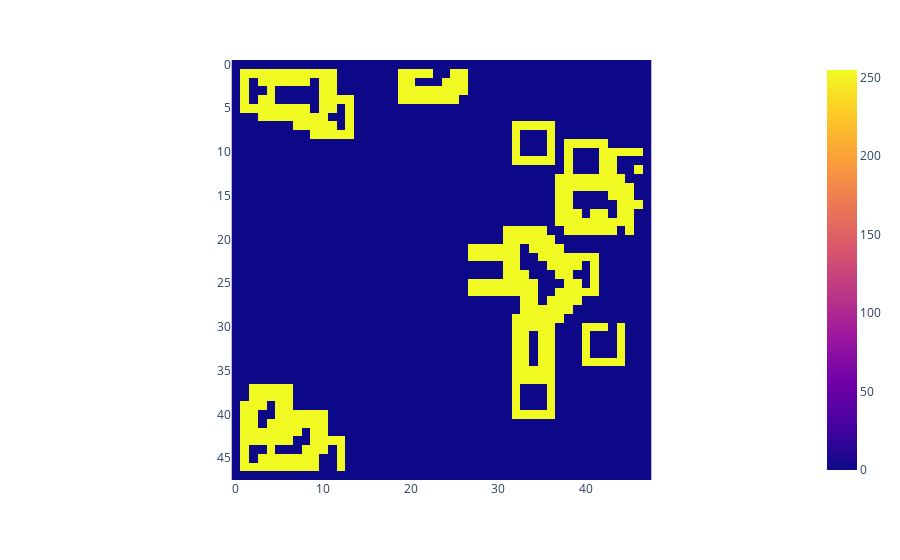
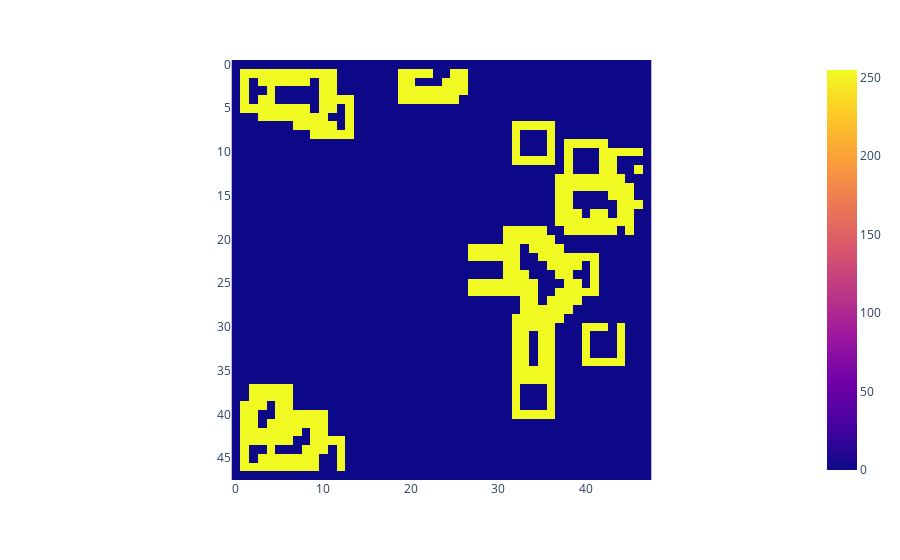

Write notebook code for charts like these, in order.
### Code cell
# imports from support files with class and functions
import default_agent
import lux_functions

# recreate our agents and run
player0 = env.agents[0]
player1 = env.agents[1]
agents = {
    player0: Agent_007(env.agents[0], env.state.env_cfg), 
    player1: default_agent.Agent_Default(env.agents[1], env.state.env_cfg)
}


lux_functions.interact(env=env, agents=agents, steps=400, video=False)

### Figure 1 — Plotly figure (JSON) as saved in the notebook; plotly's stock layout.template omitted (floating-point values rounded to 4 significant figures; data arrays with more than 128 entries replaced by an {"elided": "..."} marker saying what was removed)
{"data": [{"coloraxis": "coloraxis", "hovertemplate": "x: %{x}<br>y: %{y}<br>color: %{z}<extra></extra>", "name": "0", "type": "heatmap", "xaxis": "x", "yaxis": "y", "z": {"elided": "48x48 int values"}}], "layout": {"coloraxis": {"colorscale": [[0, "#0d0887"], [0.1111, "#46039f"], [0.2222, "#7201a8"], [0.3333, "#9c179e"], [0.4444, "#bd3786"], [0.5556, "#d8576b"], [0.6667, "#ed7953"], [0.7778, "#fb9f3a"], [0.8889, "#fdca26"], [1, "#f0f921"]]}, "margin": {"t": 60}, "xaxis": {"anchor": "y", "constrain": "domain", "domain": [0, 1], "scaleanchor": "y"}, "yaxis": {"anchor": "x", "autorange": "reversed", "constrain": "domain", "domain": [0, 1]}}}

### Figure 2 — Plotly figure (JSON) as saved in the notebook; plotly's stock layout.template omitted (floating-point values rounded to 4 significant figures; data arrays with more than 128 entries replaced by an {"elided": "..."} marker saying what was removed)
{"data": [{"coloraxis": "coloraxis", "hovertemplate": "x: %{x}<br>y: %{y}<br>color: %{z}<extra></extra>", "name": "0", "type": "heatmap", "xaxis": "x", "yaxis": "y", "z": {"elided": "48x48 int values"}}], "layout": {"coloraxis": {"colorscale": [[0, "#0d0887"], [0.1111, "#46039f"], [0.2222, "#7201a8"], [0.3333, "#9c179e"], [0.4444, "#bd3786"], [0.5556, "#d8576b"], [0.6667, "#ed7953"], [0.7778, "#fb9f3a"], [0.8889, "#fdca26"], [1, "#f0f921"]]}, "margin": {"t": 60}, "xaxis": {"anchor": "y", "constrain": "domain", "domain": [0, 1], "scaleanchor": "y"}, "yaxis": {"anchor": "x", "autorange": "reversed", "constrain": "domain", "domain": [0, 1]}}}
